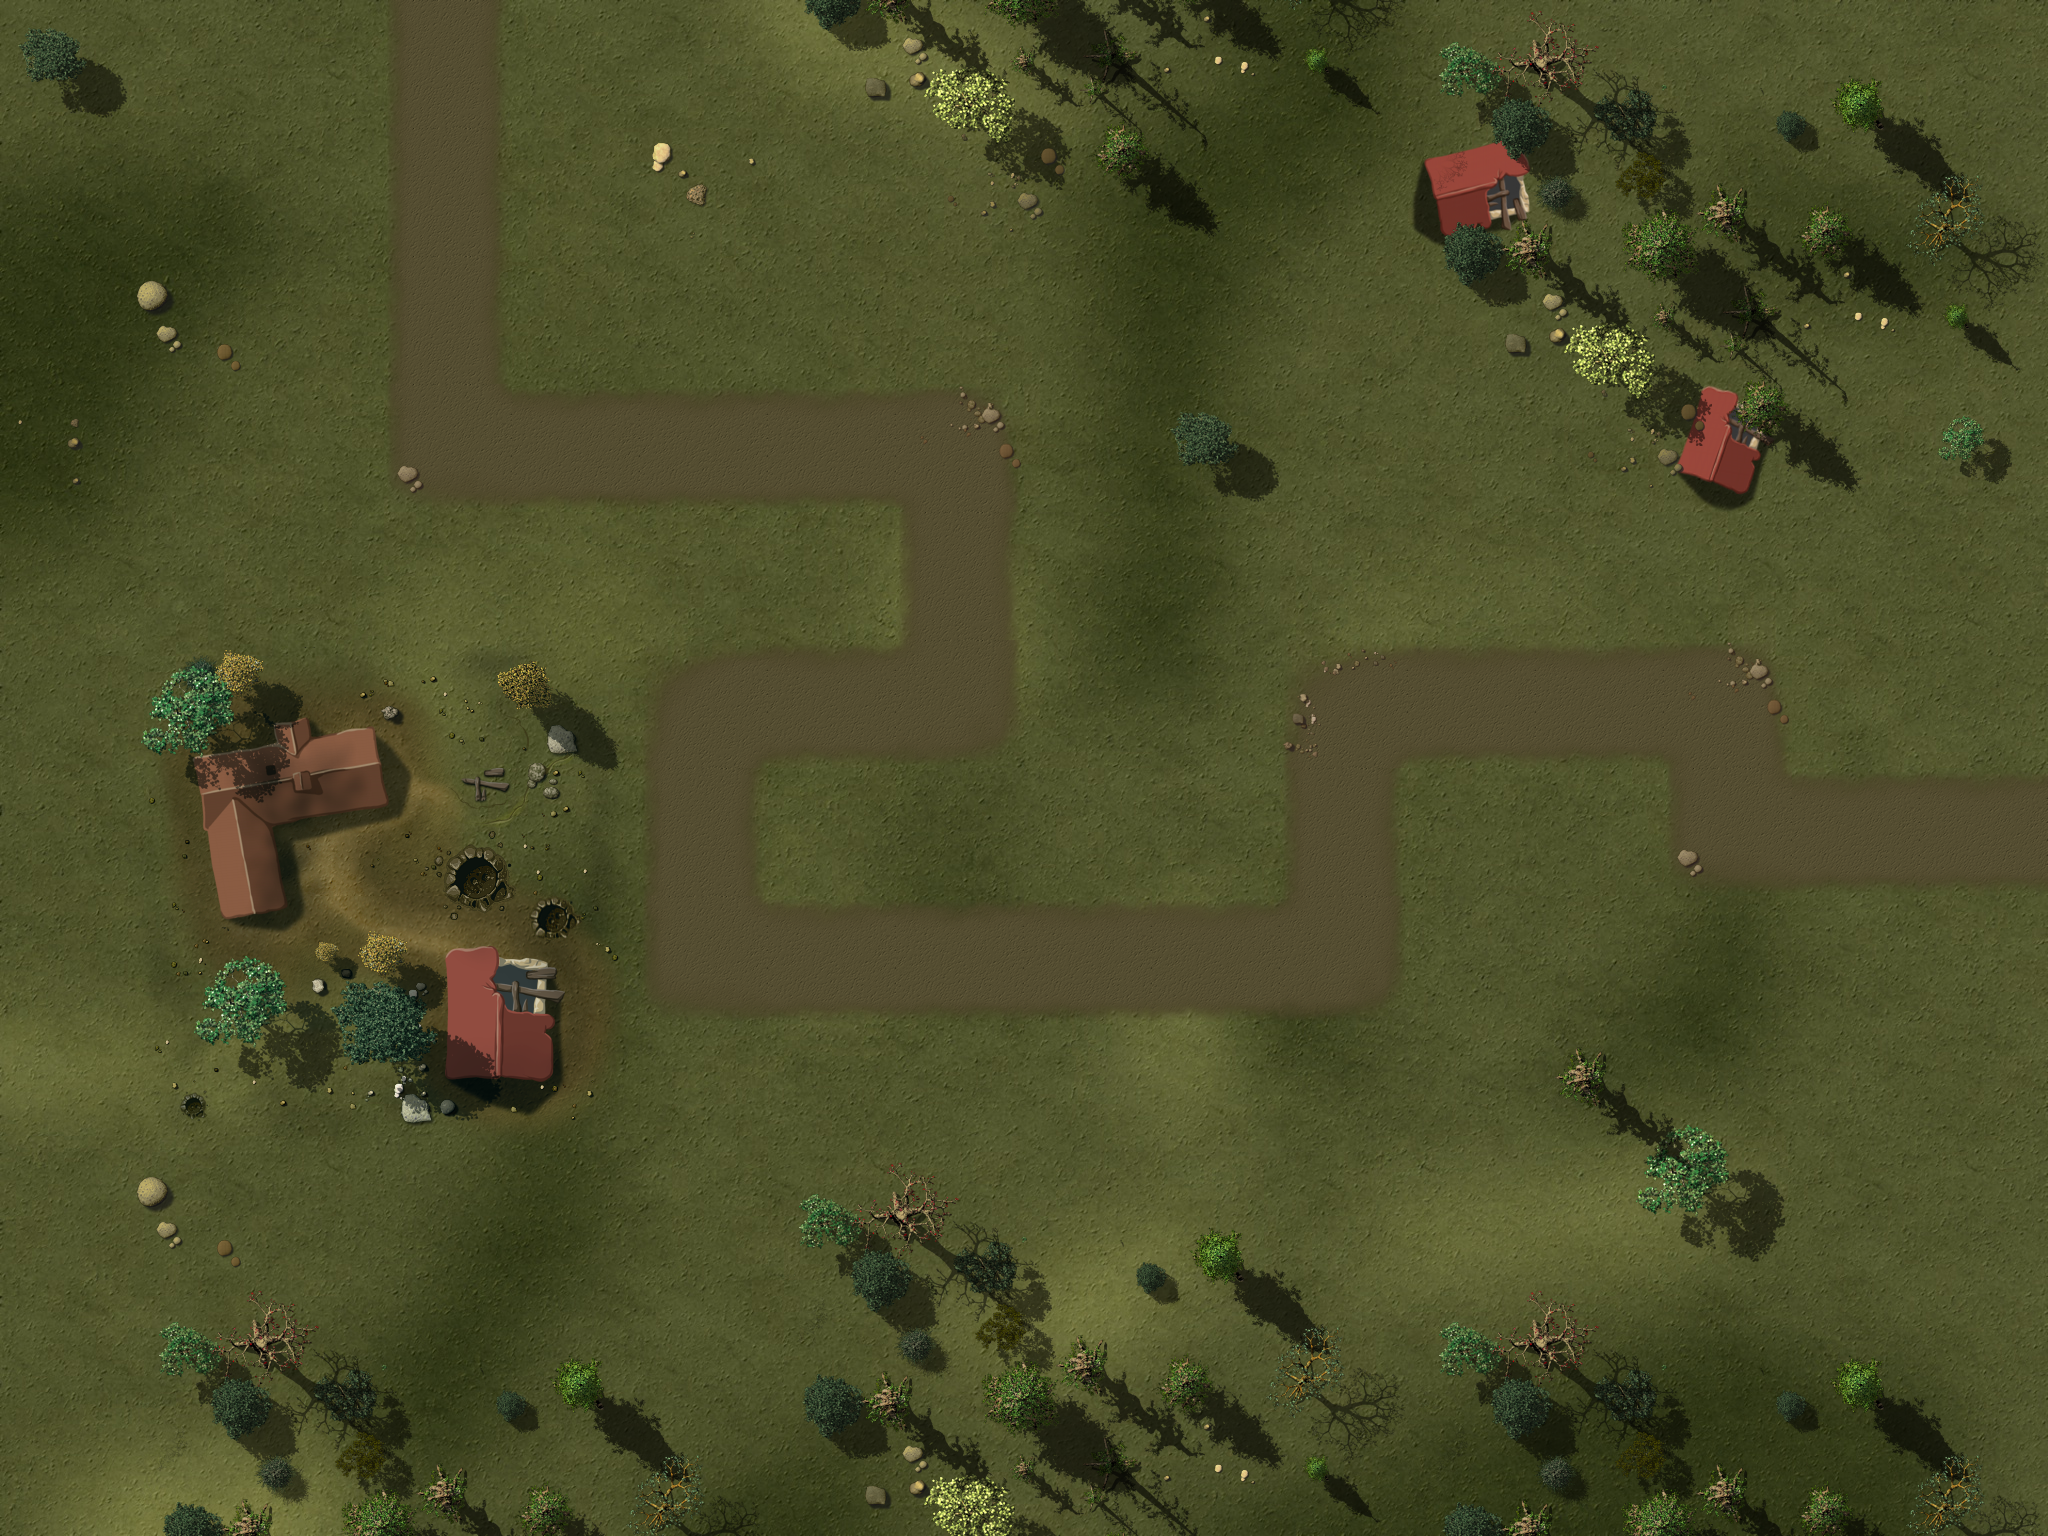

A 2D game scene composited from a Tiled map and its tileset images. What follows is a short description and the map's XML, with each tile layer's data collapsed to a summary:
An orthogonal 16x12 tile map with 128x128 px tiles, 4 tile layers (Ground, Objects1, Objects2, Path), 1 hidden layer not drawn, 3 tilesets and 15 objects.

<map version="1.0" orientation="orthogonal" width="16" height="12" tilewidth="128" tileheight="128">
 <properties>
 <property name="wave01" value="1,4,4,1,1,1,4,4,1,1,4,1,1,1,1,1,1,1,1,1,1,1,2,2,1,1,1,1,1,1" />
<property name="wave02" value="1,2,1,1,1,2,10,10,10,2,10,10,1,1,2,2,1,1,10,10,10,10,10,2,2,1,1" />
<property name="wave03" value="1,1,1,2,4,4,1,1,1,3,3,4,1,2,1,2,1,1,4,4,1,1,2,4,4,4,1,1,4,4,3" />
<property name="wave04" value="1,2,1,1,1,2,4,4,10,10,10,2,10,3,1,2,2,3,10,1,1,2,2,1,1,10,10,10,10,10,2,2,1,1" />
<property name="wave05" value="10,10,10,10,10,10,10,10,10,10,10,10,10,10,10,10,10,10,10,10,10,10,10,10,10,10,10,10,10,10,10,10,10,10,10,10,10,10,10,10,10" />
<property name="wave06" value="10,10,10,10,4,4,10,10,10,10,5,5,5,7,7,4,4,4,10,10,10,10,4,10,7,5,5,10,10,10,10,4,4,7,10,5,5,5,1" />
<property name="wave07" value="4,7,4,7,4,7,5,7,5,4,10,10,10,10,10,10,4,4,4,7,4,10,10,10,5,5,10,5,10,10,1" />
<property name="wave08" value="1,5,5,5,10,10,10,7,4,7,4,5,5,5,10,10,10,10,5,5,5,7,7,4,4,7,10,10,10,10" />
<property name="wave09" value="1,5,10,10,10,6,6,10,10,10,7,10,10,5,5,4,7,4,5,5,5,5,5,4,7,10,10,10,10" />
<property name="wave10" value="10,10,10,10,10,10,10,10,10,10,10,10,10,10,10,10,10,10,10,10,10,10,10,100,10,10,10,10,10,10,10,10,10,10,10,10,10,5,5,5,5,10,10,10,10,10,10" />
<property name="wave11" value="4,7,4,7,4,7,5,7,5,4,10,10,10,10,10,10,4,4,4,7,4,10,10,10,5,5,10,5,10,10,1" />
<property name="wave12" value="10,10,10,10,4,9,9,9,10,10,11,11,11,6,6,5,5,5,4,10,10,3,10,10,10,10,10,10,10,10,10,10,10,10,10,10,10,10,10,10,10,7,10,5,5,5,5,3" />
<property name="wave13" value="2,3,4,5,5,5,5,7,7,4,4,5,5,7,5,5,4,7,4,5,5,5,5,5,3,6,5,5,8,6,4,4,4,5,6,3,7,7,5,3" />
<property name="wave14" value="10,10,10,10,10,6,10,3,10,10,10,5,5,5,5,5,5,5,10,10,10,10,3,10,5,5,5,5,2" />
<property name="wave15" value="3,5,10,10,10,10,10,3,5,5,7,7,3,5,5,6,4,10,10,10,10,10,10,5,5,5,5,4,4,7,3,10,10,10,10,10,10,5,5,5,5,5,5,5,6,5,5,11,11,8" />
<property name="wave16" value="10,10,6,5,5,6,10,3,4,4,3,10,10,10,10,10,5,5,5,7,7,4,4,4,10,10,10,10,4,10,7,5,5,10,10,10,10,4,4,7,10,5,5,5,1" />
<property name="wave17" value="10,10,10,5,10,10,6,10,5,10,10,10,10,10,5,10,10,10,10,10,10,5,10,10,5,10,10,10,10,5,10,10,10,10,7,10,10,7,10,10,2" />
<property name="wave18" value="2,10,10,10,3,10,6,5,3,3,6,5,5,11,11,11,11,6,5,5,3,3,8,10,10,10,4,4,4,4,7,5,5,5,5,5,5,5,5,10,10,10,7,8,5" />
<property name="wave19" value="5,4,7,5,5,4,8,5,5,7,7,6,6,4,6,7,5,5,4,5,4,6,4,3,5,5,5,4,3,6,5,5,5,4,6,3,7,5,5,5,5,7,4,7,5,10,10,10,7,5,5,5,5,8,5,7,3,3,4,4,4,6" />
<property name="wave20" value="1,5,5,5,5,5,5,5,5,7,102,5,5,5,5,11,11,5,8,9,9,9,11,11,11,9,6,5,5,5,5,5,5,5,5,5,5,5,5,101,5,5,5,10,10,10,10,5,5,7,5,5,5" />
<property name="wave21" value="10,10,10,5,10,10,10,5,10,10,6,6,5,5,7,3,3,4,4,5,5,10,10,10,10,10,10,5,5,5,4,10,10,10,10,10,5,10,10,10,10,10,10,5,10,10,5,10,10,10,10,5,10,10,10,10,7,10,10,7,10,10,2" />
<property name="wave22" value="6,7,7,7,7,7,4,5,4,5,4,4,7,5,5,5,6,6,5,8,11,11,11,8,3,3,4,4,4,5,7,7,3,4,7,7,7,9,5,5,9,5,5,9,6,5,5,6,6,7,7,4,7,5,5,5,4,6,4" />
<property name="wave23" value="7,7,6,4,4,4,3,5,5,5,7,5,5,8,3,3,5,5,7,7,4,4,7,7,7,9,9,9,11,11,3,3,6,5,5,5,6,5,5,7,7,7,7,5,5,6,6,5,5,6,5,5,5,6,6,6,5,7,4,4,5,5,6,4,5,5,8" />
<property name="wave24" value="1,7,5,5,5,7,10,10,10,7,10,10,5,5,7,7,5,5,10,9,9,8,5,5,10,10,7,7,4,4,4,6,5,5,6,5,5,8,10,10,3,4,4,4,10,10,10,10,10,10,7,7,5,5,5,6,5,4,4,3,4,4,7,7,3,3,3,5,8" />
<property name="wave25" value="3,10,10,10,10,10,10,10,4,4,7,4,4,10,10,10,10,4,4,7,11,11,5,9,9,11,11,6,6,5,5,5,5,4,4,4,5,4,5,10,10,10,10,10,10,10,10,10,10,10,7,4,4,5,5,5,5,5" />
<property name="wave26" value="1,5,5,5,10,10,10,5,10,8,6,5,7,4,4,4,6,3,3,3,7,7,7,11,11,11,9,10,10,5,5,5,5,8,8,5,5,6,6,6,7,7,5,7,7,5,5,3,3,7,5,7,5,7,7,5,5,10,10,10,10,5,6,6,4" />
<property name="wave27" value="1,5,5,5,5,5,5,5,5,5,5,5,5,5,5,7,7,5,5,5,6,5,5,6,5,5,6,5,6,4,4,5,5,5,5,5,7,5,7,5,5,5,4,4,5,5,5,4,4,5,5,1" />
<property name="wave28" value="7,5,5,5,6,5,5,5,5,5,5,4,5,5,6,8,8,5,5,6,5,3,3,4,4,4,6,7,7,6,5,5,4,0,10,10,10,10,7,10,10,7,10,6,4,4,10,10,10,7,10,10,10,10,10,10,10,6,10,4,4,3,3,4,4,4,8,5,5,6" />
<property name="wave29" value="1,7,5,5,5,7,10,10,10,7,10,10,5,5,7,7,5,5,10,10,10,10,10,7,7,5,5,6,7,7,6,8,7,7,9,9,5,11,11,11,5,6,5,5,5,6,3,3,8,4,4,4,4,5,5,5,11,11,6,11,11,8,5" />
<property name="wave30" value="2,7,5,5,4,5,4,4,4,5,5,5,9,9,9,9,9,102,10,10,5,5,5,7,3,5,5,5,5,4,4,4,3,5,5,5,5,6,8,7,7,7,9,9,9,9,10,10,10,10,10,10,103,10,10,5,5,11,11,11,6,11,5,5,5,1" />
<property name="wave31" value="9,9,9,9,10,10,10,10,10,6,5,5,6,8,8,5,5,8,8,5,5,5,9,9,5,5,9,6,11,11,11,10,8,5,5,11,11,11,6,10,9,9,9,10,10,10,10,10,5,5,4,5,5,5,6,5,5,5,11,11,11,11,3,8" />
<property name="wave32" value="1,7,5,8,7,7,5,5,4,5,8,7,5,7,6,5,5,5,5,3,5,4,4,4,4,3,3,7,7,5,4,6,5,5,5,5,6,5,5,7,7,5,5,5,7,7,7,3,3,5,5,3,5,5,7,5,5,11,9,9,9,5,5,9,9,6,5,5,7,8,8,3,3" />
<property name="wave33" value="8,10,10,10,8,7,7,10,10,10,10,5,5,5,6,9,9,5,5,11,11,6,8,11,11,8,5,10,10,10,10,7,3,10,10,6,5,5,4,4,11,11,11,8,5,5,5,8,10,7,7,7,3,5,5,6,5,5" />
<property name="wave34" value="9,8,7,9,8,7,5,5,5,5,7,7,7,3,3,7,5,5,5,5,5,6,10,4,10,10,6,6,10,5,5,5,6,5,5,6,5,8,3,5,5,5,5,4,5,5,4," />
<property name="wave35" value="6,6,5,5,5,5,5,6,7,6,6,5,5,5,5,8,7,7,7,5,5,7,4,4,4,5,5,4,4,3,5,5,11,11,11,8,5,5,6,5,7,5,5,3,3,7,4,4,7,7,7,6,6,3,5,5,5,7,7,5,5,5,5,5,5,5,4,7,5,5,5,1" />
<property name="wave36" value="6,10,10,10,10,10,10,10,10,10,10,10,10,10,10,10,6,6,5,5,5,7,7,10,10,10,10,10,10,5,5,6,5,5,8,10,10,10,10,10,10,10,10,10,10,5,5,5,5,5,5,7,10,10,10,10,3" />
<property name="wave37" value="10,10,10,5,10,5,5,4,10,10,4,10,10,8,11,11,11,8,11,11,6,11,11,5,5,9,9,5,9,5,4,4,8,6,10,10,5,5,5,5,5,11,11,11,6,6,5,5,5,11,11,8,8,10,5,5,5,4,5,4,5,7,5,5,5,5,7,7,7,7,5,5,5,6,1" />
<property name="wave38" value="4,4,7,7,5,5,8,5,5,5,7,5,9,9,10,11,11,9,6,5,5,5,6,6,5,5,4,5,6,7,7,4,4,4,5,4,4,3,4,5,5,11,11,6,11,11,11,9,9,8,5,8,5,7,7,5,5,4,4,5,5,5,7,7,5,5,5,5,5,5,6,6,5,5,5,5,7" />
<property name="wave39" value="10,10,10,10,10,10,8,10,10,10,10,10,5,5,5,5,4,4,4,4,3,3,3,3,8,10,9,9,10,10,6,6,4,5,4,4,5,5,6,5,10,7,10,10,6,10,10,10,10,6,10,10,10,10,10,10,6,10,10,10,10,10,10,10,10,5,5,5,5,10,10,8,11,11,11,8,10,10,10,10" />
<property name="wave40" value="4,4,10,10,10,5,10,10,6,6,5,5,5,10,5,10,11,11,11,101,5,5,5,6,5,8,10,5,10,10,10,10,10,5,10,10,6,10,10,11,11,11,5,5,5,6,3,5,7,7,7,5,5,7,10,5,10,10,5,10,10,10,10,5,10,10,10,10,7,10,10,7,10,10,103" />
 </properties>
 <tileset firstgid="1" name="ground" tilewidth="128" tileheight="128">
  <image source="tilesWorld1.png" width="2048" height="2048" />
 </tileset>
 <tileset firstgid="257" name="path" tilewidth="128" tileheight="128">
  <image source="path01.png" width="512" height="512" />
 </tileset>
 <tileset firstgid="273" name="ground" tilewidth="2048" tileheight="1536">
  <image source="ground5.jpg" width="2048" height="1536" />
 </tileset>
 <layer name="Ground" width="16" height="12">
  <data>[192 cells, 1 non-empty, 1 distinct tile ids]</data>
 </layer>
 <layer name="Objects1" width="16" height="12">
  <data>[192 cells, 51 non-empty, 24 distinct tile ids]</data>
 </layer>
 <layer name="Objects2" width="16" height="12">
  <data>[192 cells, 39 non-empty, 39 distinct tile ids]</data>
 </layer>
 <objectgroup name="Objects3" width="16" height="12" />
 <layer name="Path" width="16" height="12">
  <data>[192 cells, 27 non-empty, 8 distinct tile ids]</data>
 </layer>
 <objectgroup name="Locked" width="16" height="12" visible="0">
  <object x="2432" y="256" />
  <object x="0" y="0" width="2048" height="256" />
  <object x="0" y="1280" width="2048" height="256" />
  <object x="0" y="256" width="128" height="1024" />
  </objectgroup>
 <objectgroup name="Waypoints" width="16" height="12" visible="0">
  <!-- 1 objects omitted --></objectgroup>
 <layer name="blendAdd" width="16" height="12" visible="0">
  <data>[192 cells, 0 non-empty, 0 distinct tile ids]</data>
 </layer>
</map>
<!-- 11 of 15 objects omitted -->
